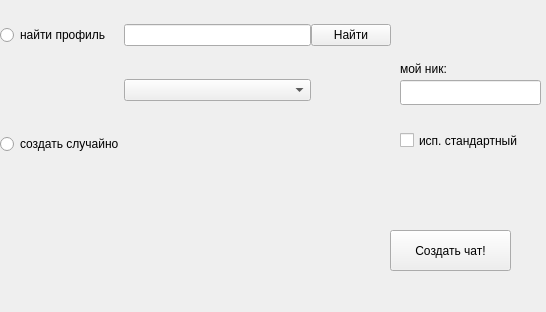
<?xml version="1.0" encoding="UTF-8"?>
<ui version="4.0">
 <class>Form</class>
 <widget class="QWidget" name="Form">
  <property name="geometry">
   <rect>
    <x>0</x>
    <y>0</y>
    <width>546</width>
    <height>312</height>
   </rect>
  </property>
  <property name="windowTitle">
   <string>Form</string>
  </property>
  <widget class="QWidget" name="gridLayoutWidget">
   <property name="geometry">
    <rect>
     <x>0</x>
     <y>20</y>
     <width>391</width>
     <height>251</height>
    </rect>
   </property>
   <layout class="QGridLayout" name="gridLayout">
    <property name="topMargin">
     <number>1</number>
    </property>
    <property name="bottomMargin">
     <number>111</number>
    </property>
    <property name="horizontalSpacing">
     <number>0</number>
    </property>
    <property name="verticalSpacing">
     <number>30</number>
    </property>
    <item row="0" column="4">
     <widget class="QPushButton" name="search_button">
      <property name="text">
       <string>Найти</string>
      </property>
     </widget>
    </item>
    <item row="3" column="2">
     <widget class="QRadioButton" name="anonymous_rb">
      <property name="text">
       <string>создать случайно</string>
      </property>
     </widget>
    </item>
    <item row="0" column="3">
     <widget class="QLineEdit" name="search_field"/>
    </item>
    <item row="0" column="2">
     <widget class="QRadioButton" name="non_anonymous_rb">
      <property name="text">
       <string>найти профиль</string>
      </property>
     </widget>
    </item>
    <item row="1" column="3">
     <widget class="QComboBox" name="results_cbox"/>
    </item>
   </layout>
  </widget>
  <widget class="QPushButton" name="start_chat_button">
   <property name="geometry">
    <rect>
     <x>390</x>
     <y>230</y>
     <width>121</width>
     <height>41</height>
    </rect>
   </property>
   <property name="text">
    <string>Создать чат!</string>
   </property>
  </widget>
  <widget class="QLineEdit" name="nick_field">
   <property name="geometry">
    <rect>
     <x>400</x>
     <y>80</y>
     <width>141</width>
     <height>25</height>
    </rect>
   </property>
  </widget>
  <widget class="QLabel" name="nick_label">
   <property name="geometry">
    <rect>
     <x>400</x>
     <y>60</y>
     <width>111</width>
     <height>17</height>
    </rect>
   </property>
   <property name="text">
    <string>мой ник:</string>
   </property>
  </widget>
  <widget class="QCheckBox" name="use_default_nick_chbox">
   <property name="geometry">
    <rect>
     <x>400</x>
     <y>120</y>
     <width>151</width>
     <height>41</height>
    </rect>
   </property>
   <property name="text">
    <string>исп. стандартный</string>
   </property>
  </widget>
 </widget>
 <resources/>
 <connections/>
</ui>
